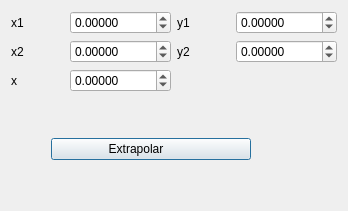
               <widget class="QWidget" name="page_16">
                <layout class="QGridLayout" name="gridLayout_3">
                 <item row="0" column="0" rowspan="3" colspan="2">
                  <layout class="QVBoxLayout" name="verticalLayout_14">
                   <item>
                    <layout class="QVBoxLayout" name="verticalLayout_24">
                     <item>
                      <layout class="QHBoxLayout" name="horizontalLayout_47">
                       <item>
                        <layout class="QHBoxLayout" name="horizontalLayout_48">
                         <item>
                          <widget class="QLabel" name="label_29">
                           <property name="text">
                            <string>x1</string>
                           </property>
                          </widget>
                         </item>
                         <item>
                          <widget class="QDoubleSpinBox" name="x1_2">
                           <property name="decimals">
                            <number>5</number>
                           </property>
                           <property name="minimum">
                            <double>-99999.999989999996615</double>
                           </property>
                           <property name="maximum">
                            <double>99999.999989999996615</double>
                           </property>
                          </widget>
                         </item>
                        </layout>
                       </item>
                       <item>
                        <layout class="QHBoxLayout" name="horizontalLayout_49">
                         <item>
                          <widget class="QLabel" name="label_30">
                           <property name="text">
                            <string>y1</string>
                           </property>
                          </widget>
                         </item>
                         <item>
                          <widget class="QDoubleSpinBox" name="y1_2">
                           <property name="decimals">
                            <number>5</number>
                           </property>
                           <property name="minimum">
                            <double>-99999.999989999996615</double>
                           </property>
                           <property name="maximum">
                            <double>99999.999989999996615</double>
                           </property>
                          </widget>
                         </item>
                        </layout>
                       </item>
                      </layout>
                     </item>
                     <item>
                      <layout class="QHBoxLayout" name="horizontalLayout_50">
                       <item>
                        <layout class="QHBoxLayout" name="horizontalLayout_51">
                         <item>
                          <widget class="QLabel" name="label_31">
                           <property name="text">
                            <string>x2</string>
                           </property>
                          </widget>
                         </item>
                         <item>
                          <widget class="QDoubleSpinBox" name="x2_2">
                           <property name="decimals">
                            <number>5</number>
                           </property>
                           <property name="minimum">
                            <double>-99999.999989999996615</double>
                           </property>
                           <property name="maximum">
                            <double>99999.999989999996615</double>
                           </property>
                          </widget>
                         </item>
                        </layout>
                       </item>
                       <item>
                        <layout class="QHBoxLayout" name="horizontalLayout_52">
                         <item>
                          <widget class="QLabel" name="label_32">
                           <property name="text">
                            <string>y2</string>
                           </property>
                          </widget>
                         </item>
                         <item>
                          <widget class="QDoubleSpinBox" name="y2_2">
                           <property name="decimals">
                            <number>5</number>
                           </property>
                           <property name="minimum">
                            <double>-99999.999989999996615</double>
                           </property>
                           <property name="maximum">
                            <double>99999.999989999996615</double>
                           </property>
                          </widget>
                         </item>
                        </layout>
                       </item>
                      </layout>
                     </item>
                     <item>
                      <layout class="QHBoxLayout" name="horizontalLayout_53">
                       <item>
                        <layout class="QHBoxLayout" name="horizontalLayout_54">
                         <item>
                          <widget class="QLabel" name="label_33">
                           <property name="text">
                            <string>x</string>
                           </property>
                          </widget>
                         </item>
                         <item>
                          <widget class="QDoubleSpinBox" name="x_2">
                           <property name="decimals">
                            <number>5</number>
                           </property>
                           <property name="minimum">
                            <double>-99999.999989999996615</double>
                           </property>
                           <property name="maximum">
                            <double>99999.999989999996615</double>
                           </property>
                          </widget>
                         </item>
                        </layout>
                       </item>
                       <item>
                        <widget class="QLabel" name="label_34">
                         <property name="text">
                          <string/>
                         </property>
                        </widget>
                       </item>
                      </layout>
                     </item>
                    </layout>
                   </item>
                   <item>
                    <spacer name="verticalSpacer_5">
                     <property name="orientation">
                      <enum>Qt::Vertical</enum>
                     </property>
                     <property name="sizeHint" stdset="0">
                      <size>
                       <width>20</width>
                       <height>40</height>
                      </size>
                     </property>
                    </spacer>
                   </item>
                   <item>
                    <layout class="QVBoxLayout" name="verticalLayout_13">
                     <item>
                      <layout class="QHBoxLayout" name="horizontalLayout_24">
                       <item>
                        <layout class="QHBoxLayout" name="horizontalLayout_55">
                         <item>
                          <spacer name="horizontalSpacer_2">
                           <property name="orientation">
                            <enum>Qt::Horizontal</enum>
                           </property>
                           <property name="sizeHint" stdset="0">
                            <size>
                             <width>40</width>
                             <height>20</height>
                            </size>
                           </property>
                          </spacer>
                         </item>
                         <item>
                          <widget class="QPushButton" name="extrapolar_2">
                           <property name="text">
                            <string>                Extrapolar                         </string>
                           </property>
                           <property name="default">
                            <bool>true</bool>
                           </property>
                          </widget>
                         </item>
                         <item>
                          <spacer name="horizontalSpacer_7">
                           <property name="orientation">
                            <enum>Qt::Horizontal</enum>
                           </property>
                           <property name="sizeHint" stdset="0">
                            <size>
                             <width>40</width>
                             <height>20</height>
                            </size>
                           </property>
                          </spacer>
                         </item>
                         <item>
                          <widget class="QPushButton" name="Agregar_e_2">
                           <property name="text">
                            <string/>
                           </property>
                           <property name="icon">
                            <iconset resource="iconos.qrc">
                             <normaloff>:/new/prefix1/iconos/mas.png</normaloff>:/new/prefix1/iconos/mas.png</iconset>
                           </property>
                           <property name="flat">
                            <bool>true</bool>
                           </property>
                          </widget>
                         </item>
                        </layout>
                       </item>
                      </layout>
                     </item>
                     <item>
                      <spacer name="verticalSpacer">
                       <property name="orientation">
                        <enum>Qt::Vertical</enum>
                       </property>
                       <property name="sizeHint" stdset="0">
                        <size>
                         <width>20</width>
                         <height>40</height>
                        </size>
                       </property>
                      </spacer>
                     </item>
                    </layout>
                   </item>
                  </layout>
                 </item>
                </layout>
               </widget>
